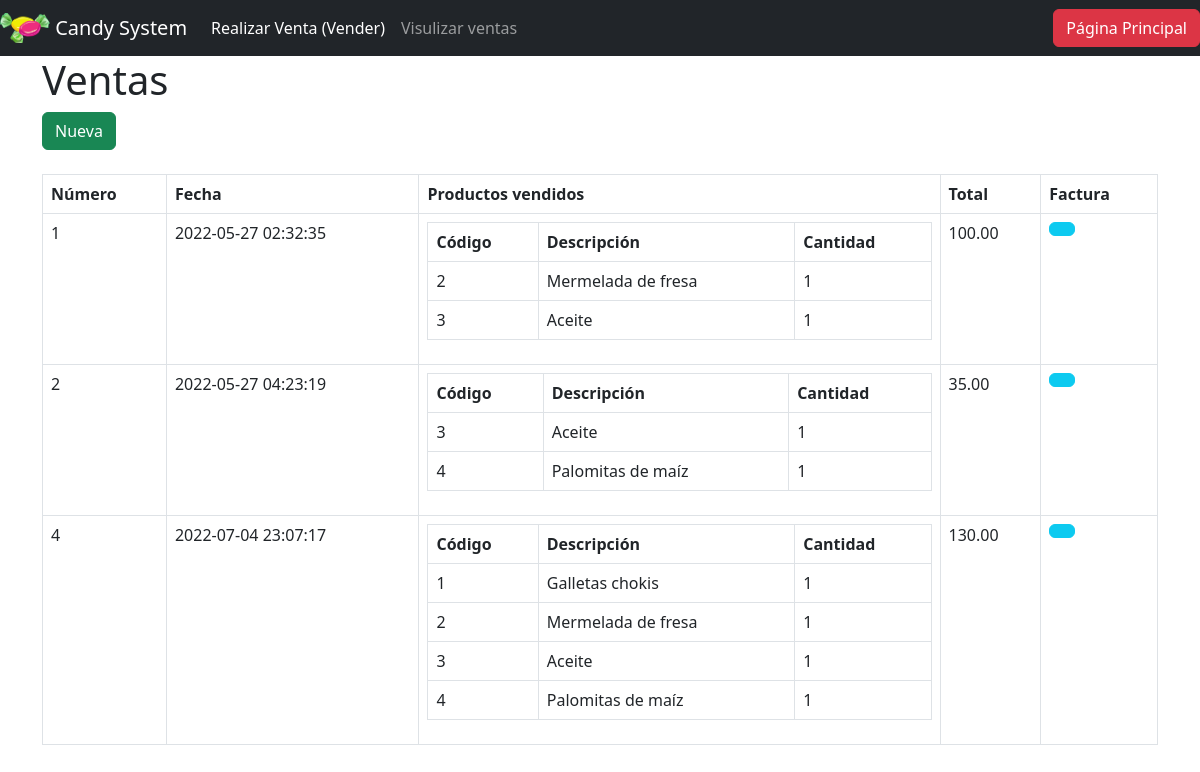
Page /Dulceria/personal/Ventas/ventas.php on the committed database.
### tables this page shows
CREATE TABLE `ventas` (
  `id` bigint(20) UNSIGNED NOT NULL,
  `fecha` datetime NOT NULL,
  `total` decimal(7,2) DEFAULT NULL
);

### Dulceria/personal/Ventas/ventas.php (the view, shortened to what this page needs)
<?php include_once "encabezado.php" ?>
<?php
include_once "base_de_datos.php";
$sentencia = $base_de_datos->query("SELECT ventas.total, ventas.fecha, ventas.id, GROUP_CONCAT(	productos.codigo, '..',  productos.descripcion, '..', productos_vendidos.cantidad SEPARATOR '__') AS productos FROM ventas INNER JOIN productos_vendidos ON productos_vendidos.id_venta = ventas.id INNER JOIN productos ON productos.id = productos_vendidos.id_producto GROUP BY ventas.id ORDER BY ventas.id;");
$ventas = $sentencia->fetchAll(PDO::FETCH_OBJ);
?>
<div class="wrapper">
	<div class="container">
		<div class="col-lg-12">
			<h1>Ventas</h1>
			<div>
				<a class="btn btn-success" href="./vender.php">Nueva <i class="fa fa-plus"></i></a>
			</div>
			<br>
			<table class="table table-bordered">
				<thead>
					<tr>
						<th>Número</th>
						<th>Fecha</th>
						<th>Productos vendidos</th>
						<th>Total</th>
						<th>Factura</th>
					</tr>
				</thead>
				<tbody>
					<?php foreach ($ventas as $venta) { ?>
						<tr>
							<td><?php echo $venta->id ?></td>
							<td><?php echo $venta->fecha ?></td>
							<td>
								<table class="table table-bordered">
									<thead>
										<tr>
											<th>Código</th>
											<th>Descripción</th>
											<th>Cantidad</th>
										</tr>
									</thead>
									<tbody>
										<?php foreach (explode("__", $venta->productos) as $productosConcatenados) {
											$producto = explode("..", $productosConcatenados)
										?>
											<tr>
												<td><?php echo $producto[0] ?></td>
												<td><?php echo $producto[1] ?></td>
												<td><?php echo $producto[2] ?></td>
											</tr>
										<?php } ?>
									</tbody>
								</table>
							</td>
							<td><?php echo $venta->total ?></td>
							<td><a class="btn btn-info" href="<?php echo "Factura.php?id_facturar=" . $venta->id ?>"><i class="fa fa-edit"></i></a></td>
						</tr>
					<?php } ?>
				</tbody>
			</table>
		</div>
		<?php include_once "pie.php" ?>

### rows in the picture
ventas: id "1", fecha "2022-05-27 02:32:35", producto "2", producto "Mermelada de fresa", producto "1", producto "3", producto "Aceite", total "100.00"
ventas: id "2", fecha "2022-05-27 04:23:19", producto "3", producto "Aceite", producto "1", producto "4", producto "Palomitas de maíz", total "35.00"
ventas: id "4", fecha "2022-07-04 23:07:17", producto "1", producto "Galletas chokis", producto "2", producto "Mermelada de fresa", producto "3", producto "Aceite", producto "4", producto "Palomitas de maíz", total "130.00"
